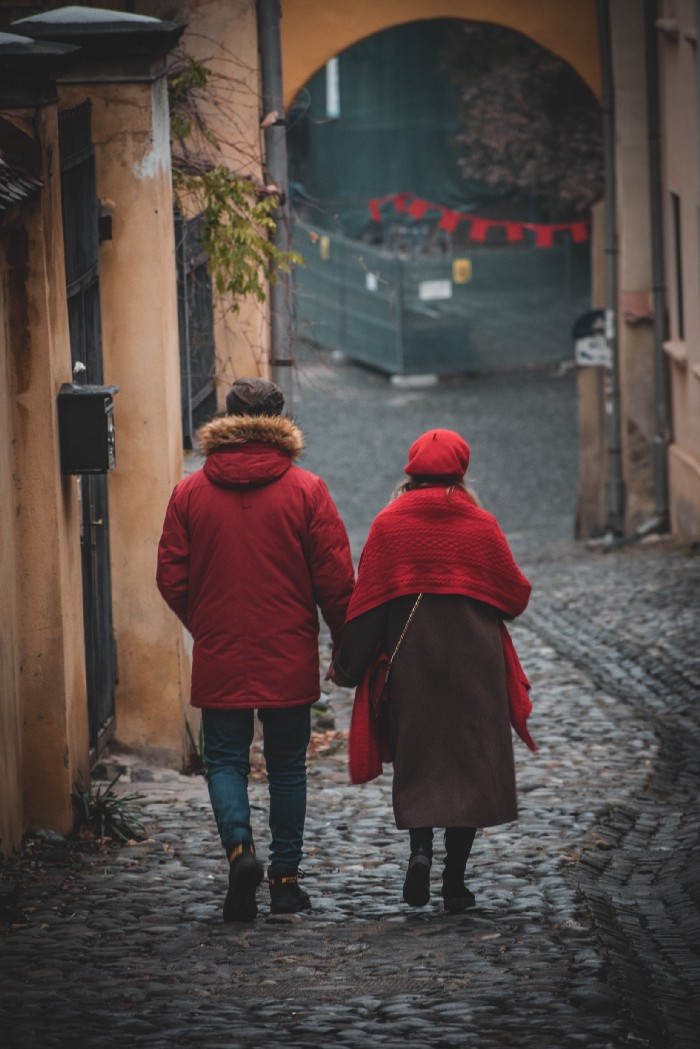
#> input picture images/PopEffects.jpeg, 700 x 1049 px
$ jupyter execute 38-color-pop-effect.ipynb
#> lines starting #> are read from the running program, lines starting #| are printed output that depends on the picture
# <div style="direction:rtl;text-align:right;font-family:B Lotus, B Nazanin, Tahoma">پیاده سازی pop effect در opencv</div>

<div style="direction:rtl;text-align:right;font-family:B Lotus, B Nazanin, Tahoma">
پیدا کردن کد HSV رنگ مورد نظر
</div>

[cell 1]
import matplotlib.pyplot as plt
import numpy as np
import cv2

# mouse callback function
def draw_circle(event,x,y,flags,param):
    global img
    if event == cv2.EVENT_LBUTTONDOWN:
        bgr = img[x:x+1,y:y+1,:]
        print("BGR: ", bgr)
        hsv = cv2.cvtColor(bgr, cv2.COLOR_BGR2HSV)
        print("HSV: ", hsv)
        cv2.circle(img,(x,y),5,(0,255,0),+2)

# Create a black image, a window and bind the function to window
img = cv2.imread("images/PopEffects.jpeg")
#> img is the input picture: shape (1049, 700, 3); mean B, G, R 68.9, 72.1, 84.3

cv2.namedWindow('image')
cv2.setMouseCallback('image',draw_circle)

while(1):
    cv2.imshow('image',img)
    if cv2.waitKey(1) & 0xFF == 27:
#> (key Esc is pressed here)
        break
cv2.destroyAllWindows()

<div style="direction:rtl;text-align:right;font-family:B Lotus, B Nazanin, Tahoma">
تابعی برای فیلتر کردن نواحی رنگی تصویر و سطح خاکستری کردن سایر تصویر</div>

[cell 2]
def pop_efect(image, lower, upper):
    img = image.copy()
    #convert the BGR image to HSV colour space
    hsv = cv2.cvtColor(img, cv2.COLOR_BGR2HSV)
    #obtain the grayscale image of the original image
    gray = cv2.cvtColor(img, cv2.COLOR_BGR2GRAY)
    #create a mask using the bounds set
    mask = cv2.inRange(hsv, lower, upper)
    #create an inverse of the mask
    mask_inv = cv2.bitwise_not(mask)
    #Take only region of image from the mask
    res = cv2.bitwise_and(img, img, mask=mask)
    #Filter the regions containing colors other than masked region from the grayscale image
    background = cv2.bitwise_and(gray, gray, mask = mask_inv)
    #convert the one channelled grayscale background to a three channelled image
    background = cv2.merge([background]*3)
    #add the color region to gray image
    return cv2.add(res, background)

[cell 3]
import matplotlib.pyplot as plt
import numpy as np
import cv2

# mouse callback function
def apply_pop_efect(event,x,y,flags,param, crange=10):
    global image, new_image
    if event == cv2.EVENT_LBUTTONDOWN:
        hsv = cv2.cvtColor(image, cv2.COLOR_BGR2HSV)
        h, s, v = hsv[x,y,:]
        lower_h = max(0, h-crange)
        upper_h = min(179, h+crange)
        #set the bounds for the red hue
        lower = np.array([lower_h,50,50])
        upper = np.array([upper_h,255,255])
        new_image = pop_efect(image, lower, upper)
        cv2.imshow("result", new_image)


# Create a black image, a window and bind the function to window
image = cv2.imread("images/PopEffects.jpeg")
new_image = image.copy()

cv2.namedWindow('image')
cv2.setMouseCallback('image',apply_pop_efect)

while True:
    cv2.imshow('image',image)
    if cv2.waitKey(1) & 0xFF == 27:
#> (key Esc is pressed here)
        break
cv2.destroyAllWindows()

plt.figure(figsize=[10,15])
plt.subplot(121);plt.imshow(image[...,::-1]);plt.title("Original");
plt.subplot(122);plt.imshow(new_image[...,::-1]);plt.title("Output");
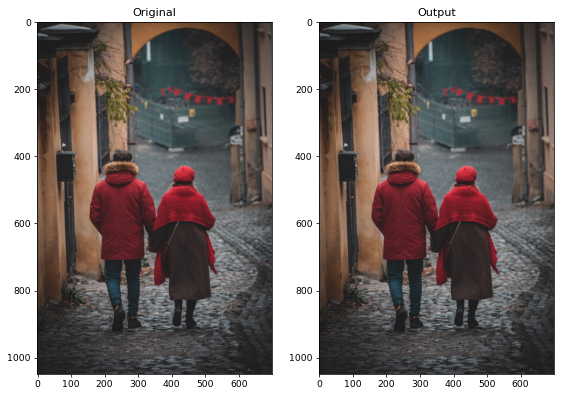
#> figure drawn by matplotlib, 2 panels


$ run again, with images/1280px-HDRI_Sample_Scene_Window_-_05.jpg copied over images/PopEffects.jpeg
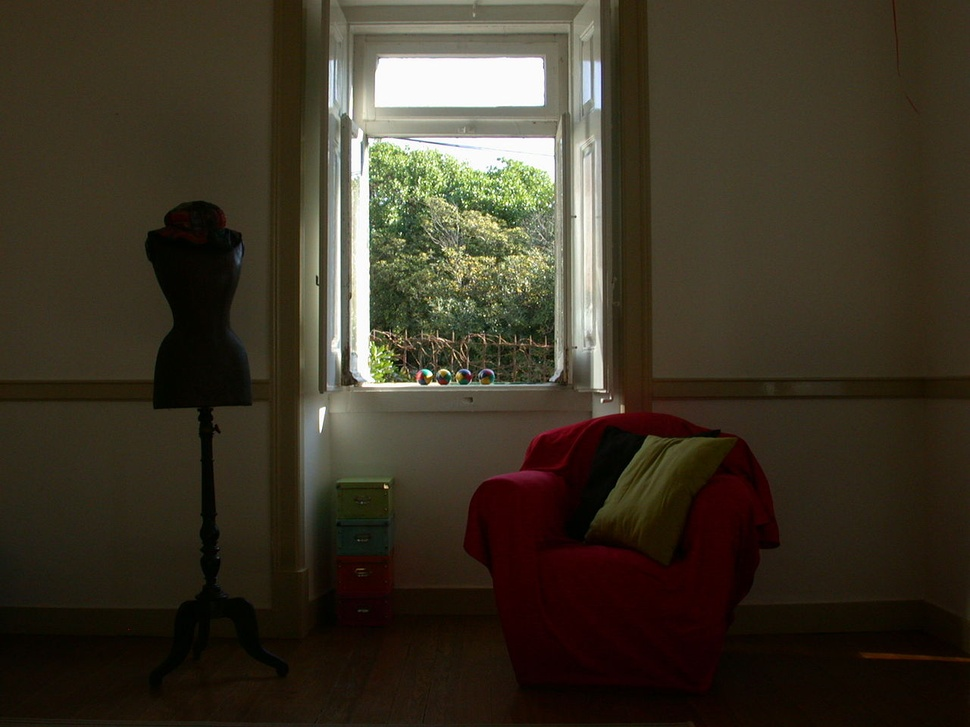
#> input picture images/1280px-HDRI_Sample_Scene_Window_-_05.jpg, 970 x 727 px, shrunk from 1280 x 960 before the run
#> img is the input picture: shape (727, 970, 3); mean B, G, R 37.7, 52.3, 60
#> `[cell 3] import matplotlib.pyplot as plt import numpy as np import cv2..`:
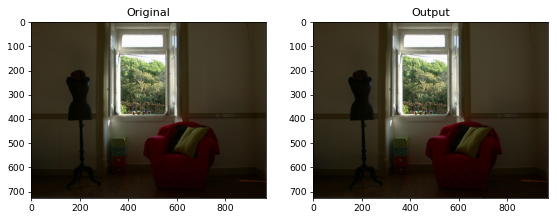
#> figure drawn by matplotlib, 2 panels
